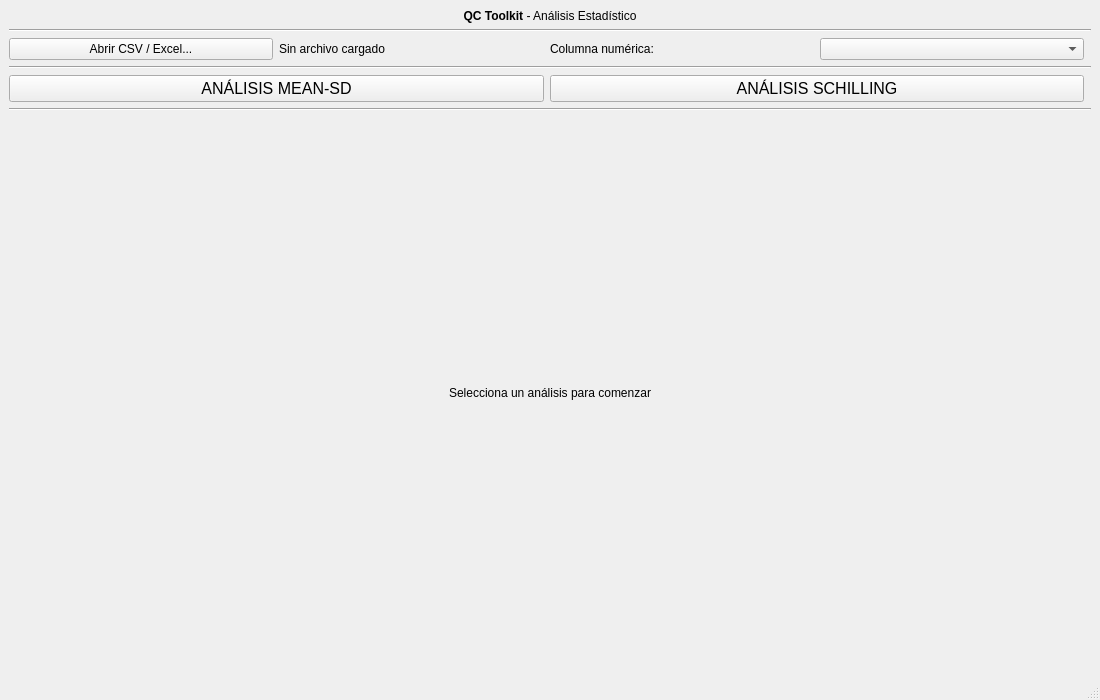
<?xml version="1.0" encoding="UTF-8"?>
<ui version="4.0">
 <class>MainWindow</class>
 <widget class="QMainWindow" name="MainWindow">
  <property name="geometry">
   <rect>
    <x>0</x>
    <y>0</y>
    <width>1100</width>
    <height>700</height>
   </rect>
  </property>
  <property name="windowTitle">
   <string>QC Toolkit - Main Menu</string>
  </property>

  <widget class="QWidget" name="centralwidget">
   <layout class="QVBoxLayout" name="verticalLayout_root">

    <!-- TÍTULO -->
    <item>
     <widget class="QLabel" name="lblTitle">
      <property name="text">
       <string>&lt;b&gt;QC Toolkit&lt;/b&gt; - Análisis Estadístico</string>
      </property>
      <property name="alignment">
       <set>Qt::AlignHCenter|Qt::AlignVCenter</set>
      </property>
      <property name="margin">
       <number>10</number>
      </property>
     </widget>
    </item>

    <!-- LÍNEA SEPARADORA -->
    <item>
     <widget class="QFrame" name="lineTop">
      <property name="frameShape">
       <enum>QFrame::HLine</enum>
      </property>
      <property name="frameShadow">
       <enum>QFrame::Sunken</enum>
      </property>
     </widget>
    </item>

    <!-- BLOQUE: ARCHIVO Y COLUMNA -->
    <item>
     <layout class="QHBoxLayout" name="hl_file_block">

      <item>
       <widget class="QPushButton" name="btnOpenFile">
        <property name="text">
         <string>Abrir CSV / Excel...</string>
        </property>
        <property name="minimumWidth">
         <number>160</number>
        </property>
       </widget>
      </item>

      <item>
       <widget class="QLabel" name="lblFileName">
        <property name="text">
         <string>Sin archivo cargado</string>
        </property>
        <property name="minimumWidth">
         <number>200</number>
        </property>
       </widget>
      </item>

      <item>
       <widget class="QLabel" name="lblColumnTitle">
        <property name="text">
         <string>Columna numérica:</string>
        </property>
        <property name="margin">
         <number>10</number>
        </property>
       </widget>
      </item>

      <item>
       <widget class="QComboBox" name="cbColumn">
        <property name="minimumWidth">
         <number>200</number>
        </property>
       </widget>
      </item>

      <item>
       <spacer name="spacer_file">
        <property name="orientation">
         <enum>Qt::Horizontal</enum>
        </property>
       </spacer>
      </item>

     </layout>
    </item>

    <!-- LÍNEA DE SEPARACIÓN -->
    <item>
     <widget class="QFrame" name="lineMiddle">
      <property name="frameShape">
       <enum>QFrame::HLine</enum>
      </property>
      <property name="frameShadow">
       <enum>QFrame::Sunken</enum>
      </property>
     </widget>
    </item>

    <!-- BOTONES GRANDES PARA ELEGIR ANALISIS -->
    <item>
     <layout class="QHBoxLayout" name="hl_analysis_buttons">
      <item>
       <widget class="QPushButton" name="btnMeanSD">
        <property name="text">
         <string>ANÁLISIS MEAN-SD</string>
        </property>
        <property name="minimumHeight">
         <number>50</number>
        </property>
        <property name="minimumWidth">
         <number>200</number>
        </property>
        <property name="styleSheet">
         <string>font-size: 16px;</string>
        </property>
       </widget>
      </item>

      <item>
       <widget class="QPushButton" name="btnSchilling">
        <property name="text">
         <string>ANÁLISIS SCHILLING</string>
        </property>
        <property name="minimumHeight">
         <number>50</number>
        </property>
        <property name="minimumWidth">
         <number>200</number>
        </property>
        <property name="styleSheet">
         <string>font-size: 16px;</string>
        </property>
       </widget>
      </item>

      <item>
       <spacer name="spacer_buttons">
        <property name="orientation">
         <enum>Qt::Horizontal</enum>
        </property>
       </spacer>
      </item>
     </layout>
    </item>

    <!-- LÍNEA DE SEPARACIÓN -->
    <item>
     <widget class="QFrame" name="lineBottom">
      <property name="frameShape">
       <enum>QFrame::HLine</enum>
      </property>
      <property name="frameShadow">
       <enum>QFrame::Sunken</enum>
      </property>
     </widget>
    </item>

    <!-- STACKED WIDGET (VISTAS DINÁMICAS) -->
    <item>
     <widget class="QStackedWidget" name="stackedViews">
      <property name="currentIndex">
       <number>0</number>
      </property>

      <!-- Placeholder: Pantalla inicial -->
      <widget class="QWidget" name="pageWelcome">
       <layout class="QVBoxLayout">
        <item>
         <widget class="QLabel">
          <property name="text">
           <string>Selecciona un análisis para comenzar</string>
          </property>
          <property name="alignment">
           <set>Qt::AlignCenter</set>
          </property>
          <property name="margin">
           <number>50</number>
          </property>
         </widget>
        </item>
       </layout>
      </widget>

      <!-- Cuando agregues las vistas MeanSD y Schilling se insertarán aquí -->
    </widget>
    </item>

   </layout>
  </widget>

  <!-- STATUS BAR -->
  <widget class="QStatusBar" name="statusbar"/>
 </widget>

 <resources/>
 <connections/>
</ui>
